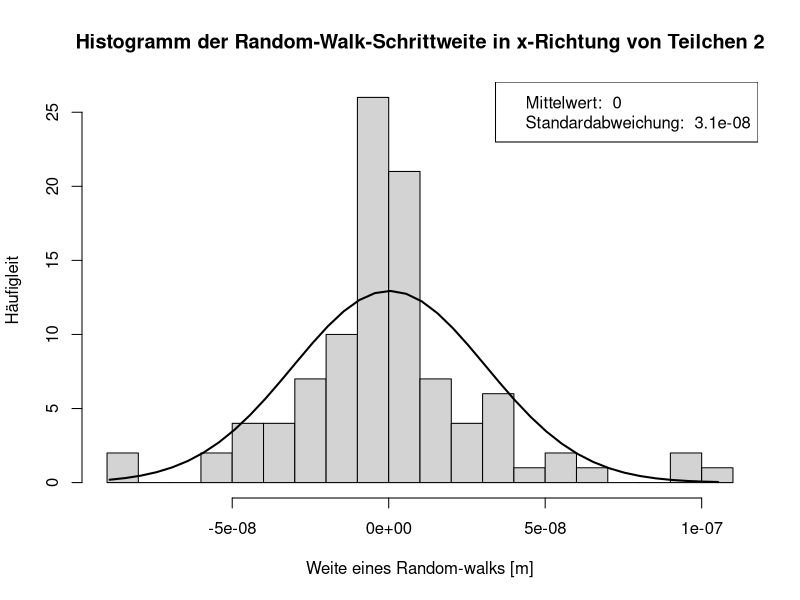

Reproduce this figure in R.
### Einlesen des Schrittweiten dataframes
x_meter <- read.csv('Tabellen/x_meter.csv')

### Funktion zur Berechnung der Schrittweiten, spaltenweise
calculateDistance1D = function(vector){
  shift_vector = c(0, vector[1:(length(vector)-1)])
  dist = vector-shift_vector
  dist[1] = 0
  return(dist)
}

### Berechnung der Schrittweite der einzelnen random-walks
# Teilchen2
spalten = 2
distances = c()
for (col in spalten){
  walk = calculateDistance1D(x_meter[, col])
  distances = append(distances, walk)
} 
T2 <- distances
mean2 <- mean(distances)
sd2 <- sd(distances)

### Plotten
nbreaks = 15

# Funktion zum plotten der Histogramme
histogram <- function(vektor, title){
  h <- hist(vektor, breaks=nbreaks, main=title,
            xlab="Weite eines Random-walks [m]", 
            ylab = "Häufigleit")
  x2 <- seq(min(vektor), max(vektor), length = 40)
  fun <- dnorm(x2, mean = mean(vektor), sd = sd(vektor))
  fun <- fun * diff(h$mids[1:2]) * length(vektor)
  lines(x2, fun, lwd = 2)
  legend("topright",
         legend=c(paste("Mittelwert: ", round(mean(vektor),9)), 
                  paste("Standardabweichung: ", round(sd(vektor), 9)))
  )
}

# Ausgabe
histogram(T2, "Histogramm der Random-Walk-Schrittweite in x-Richtung von Teilchen 2")
